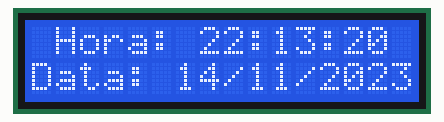
Bench run of a sketch on a simulated Arduino Uno, built with avr-gcc and run on an emulated ATmega328P. Parts: 16×2 character LCD. The local clock reads 2024-03-15 10:24:30 at power-on unless the sketch sets it.

Above: at 0.2 s.
At 4.3 s:
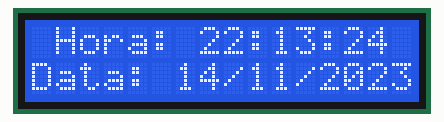
At 9.5 s:
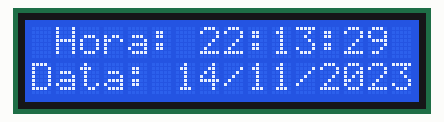
At 18.9 s:
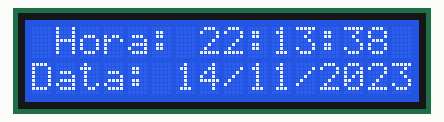
At 28.3 s:
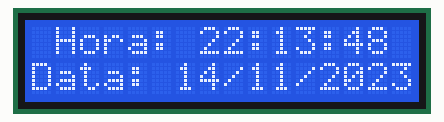
At 38.8 s:
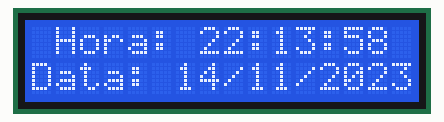

Measured:
- what the display in image 1 shows lasts 1.0 s, from 4.3 s to 5.3 s

The sketch:

Ajuste_time.ino
```cpp
#include <LiquidCrystal_I2C.h>    // Inclui a Biblioteca
#include <RTClib.h>               // Inclui a Biblioteca

RTC_DS1307 rtc;
LiquidCrystal_I2C lcd(0x27, 16, 2);   // Inicia o display 16x2 no endereço 0x27

void setup()  {
  rtc.begin();                                        // Inicia o módulo RTC

  rtc.adjust(DateTime(F(__DATE__), F(__TIME__)));     // Ajuste Automático da hora e data
  //rtc.adjust(DateTime(2019, 11, 29, 10, 23, 00));   // Ajuste Manual (Ano, Mês, Dia, Hora, Min, Seg)

  lcd.init();           // Inicia o Display
  lcd.backlight();      // Inicia o Backlight
}

void loop()   {
  DateTime now = rtc.now();

  lcd.setCursor(1, 0);              // Posiciona o cursor na primeira linha
  lcd.print("Hora: ");              // Imprime o texto "Hora: "
  lcd.print(rtc.now().hour());      // Imprime a Hora
  lcd.print(":");                   // Imprime o texto entre aspas
  lcd.print(rtc.now().minute());    // Imprime o Minuto
  lcd.print(":");                   // Imprime o texto entre aspas
  lcd.print(rtc.now().second());    // Imprime o Segundo

  lcd.setCursor(0, 1);              // Posiciona o cursor na segunda linha
  lcd.print("Data: ");              // Imprime o texto entre aspas
  lcd.print(rtc.now().day());       // Imprime o Dia
  lcd.print("/");                   // Imprime o texto entre aspas
  lcd.print(rtc.now().month());     // Imprime o Mês
  lcd.print("/");                   // Imprime o texto entre aspas
  lcd.print(rtc.now().year());      // Imprime o Ano

  delay(1000);                      // Aguarda 1 segundo e reinicia
  lcd.clear();
}
```
